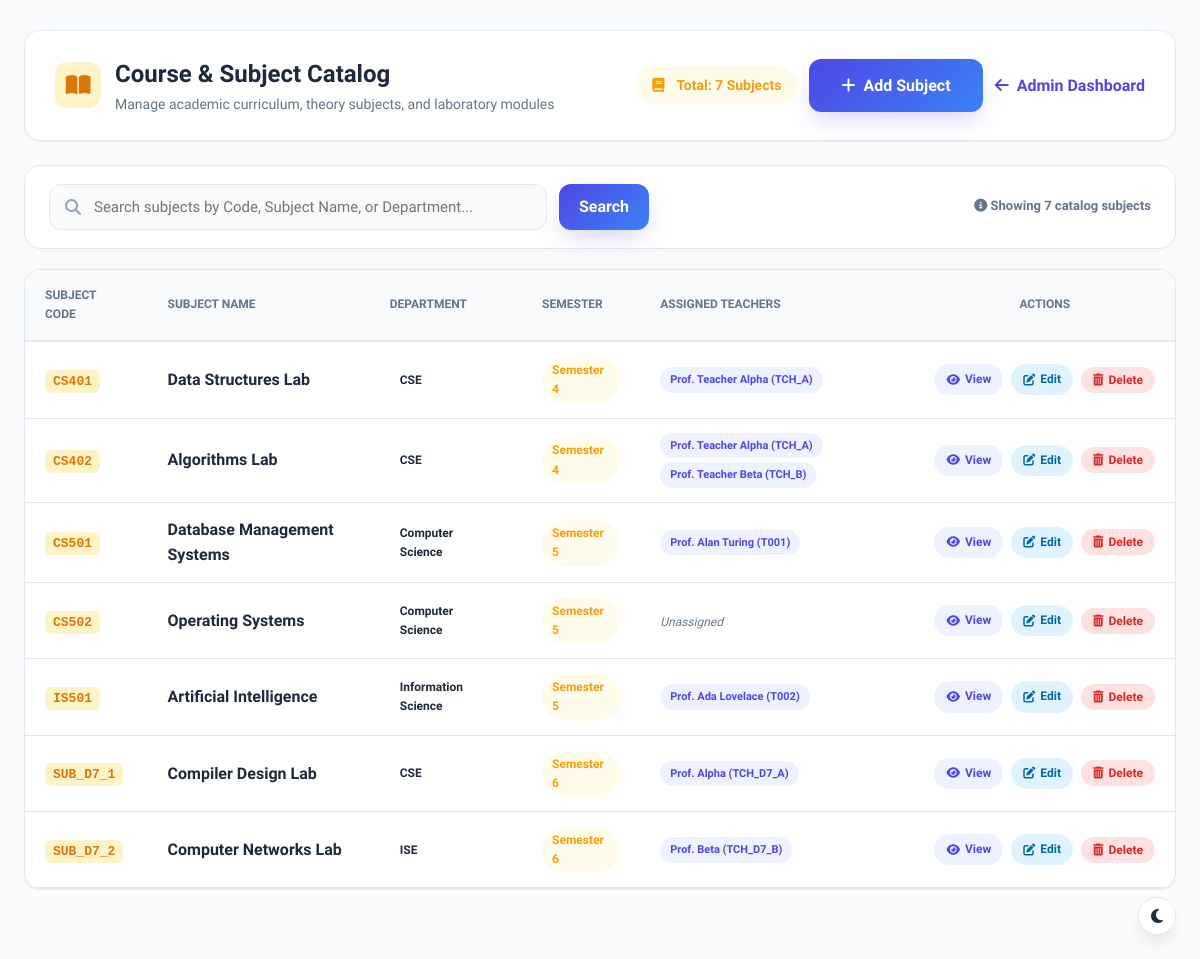
Before: /view_subjects (signed in) with the older database file.
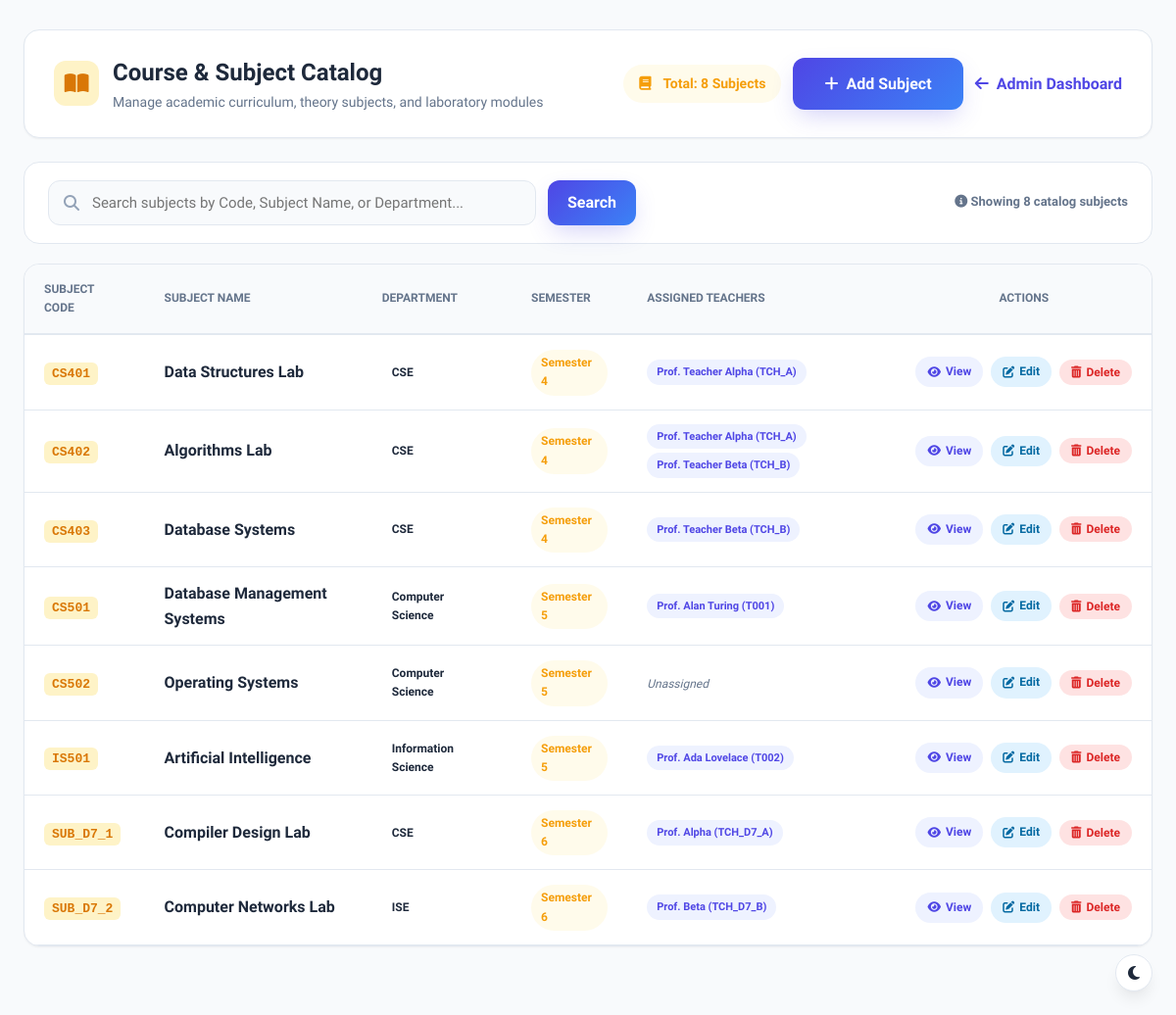
After: the same page with the newer database file.
### tables this page shows
CREATE TABLE "subjects" (id INTEGER PRIMARY KEY AUTOINCREMENT, subject_code TEXT UNIQUE NOT NULL, subject_name TEXT NOT NULL, department TEXT NOT NULL, semester INTEGER NOT NULL);

CREATE TABLE teachers(
        id INTEGER PRIMARY KEY AUTOINCREMENT,
        teacher_id TEXT UNIQUE NOT NULL,
        fullname TEXT NOT NULL,
        email TEXT UNIQUE NOT NULL,
        department TEXT NOT NULL
    );

### app.py (the view)
@app.route("/view_subjects")
@role_required("admin")
def view_subjects():
    search_query = request.args.get("search", "").strip()
    success = request.args.get("success")
    error = request.args.get("error")
    conn = get_db_connection()
    cursor = conn.cursor()
    if search_query:
        term = f"%{search_query}%"
        cursor.execute("""
            SELECT subject_code, subject_name, department, semester
            FROM subjects
            WHERE subject_code LIKE ? OR subject_name LIKE ? OR department LIKE ?
            ORDER BY subject_code ASC
        """, (term, term, term))
    else:
        cursor.execute("""
            SELECT subject_code, subject_name, department, semester
            FROM subjects
            ORDER BY subject_code ASC
        """)
    subjects_raw = cursor.fetchall()
    subjects_list = []
    for s in subjects_raw:
        cursor.execute("""
            SELECT teachers.teacher_id, teachers.fullname
            FROM teacher_subjects
            JOIN teachers ON teacher_subjects.teacher_id = teachers.teacher_id
            WHERE teacher_subjects.subject_id = ?
        """, (s["subject_code"],))
        mapped_teachers = cursor.fetchall()
        subjects_list.append({
            "subject_code": s["subject_code"],
            "subject_name": s["subject_name"],
            "department": s["department"],
            "semester": s["semester"],
            "teachers": mapped_teachers
        })
    conn.close()
    return render_template(
        "view_subjects.html",
        subjects=subjects_list,
        search_query=search_query,
        success=success,
        error=error
    )

### app.py (called while the page is built, shortened)
def role_required(*allowed_roles):
    def decorator(f):
        @wraps(f)
        def decorated_function(*args, **kwargs):
            if "user_id" not in session or "role" not in session:
                return redirect(url_for("login"))
            user_role = session.get("role")
            return f(*args, **kwargs)
        return decorated_function
    return decorator

### database.py (called while the page is built)
def get_db_connection():
    conn = sqlite3.connect("database.db")
    conn.execute("PRAGMA foreign_keys = ON;")
    conn.row_factory = sqlite3.Row
    return conn

### templates/view_subjects.html (shortened to what the changed rows need)
<!DOCTYPE html>
<html lang="en">
<head>
    <link rel="stylesheet" href="{{ url_for('static', filename='css/dashboard.css') }}">
    <link rel="stylesheet" href="{{ url_for('static', filename='css/style.css') }}">
    <link rel="stylesheet" href="https://cdnjs.cloudflare.com/ajax/libs/font-awesome/6.5.2/css/all.min.css">
</head>
<body style="background: var(--bg-main);">
    <div style="max-width: 1280px; margin: 30px auto; padding: 0 24px;">
        <div style="display: flex; justify-content: space-between; align-items: center; flex-wrap: wrap; gap: 20px; background: var(--card-bg); padding: 24px 30px; border-radius: var(--radius-lg); box-shadow: var(--shadow-sm); border: 1px solid var(--border); margin-bottom: 24px;">
            <div>
                <div style="display: flex; align-items: center; gap: 14px;">
                    <div>
                        <h1 style="font-size: 24px; font-weight: 800; color: var(--text-main); margin: 0;">Course & Subject Catalog</h1>
                    </div>
                </div>
            </div>
            <div style="display: flex; align-items: center; gap: 12px;">
                <span class="badge badge-warning" style="font-size: 14px; padding: 8px 16px;">
                    <i class="fas fa-book" style="margin-right: 6px;"></i> Total: {{ subjects|length }} Subjects
                </span>
                <a href="{{ url_for('add_subject') }}" class="btn btn-primary" style="display: inline-flex; align-items: center; gap: 8px; font-weight: 600;">
                    <i class="fas fa-plus"></i> Add Subject
                </a>
                <a href="{{ url_for('admin') }}" class="btn btn-outline" style="display: inline-flex; align-items: center; gap: 8px; font-weight: 600;">
                    <i class="fas fa-arrow-left"></i> Admin Dashboard
                </a>
            </div>
        </div>
        <div style="background: var(--card-bg); padding: 18px 24px; border-radius: var(--radius-lg); border: 1px solid var(--border); margin-bottom: 20px; display: flex; justify-content: space-between; align-items: center; flex-wrap: wrap; gap: 16px;">
            <span style="font-size: 13px; color: var(--text-muted); font-weight: 600;">
                <i class="fas fa-info-circle"></i> Showing <strong>{{ subjects|length }}</strong> catalog subjects
            </span>
        </div>
        <div class="table-card" style="background: var(--card-bg); border-radius: var(--radius-lg); border: 1px solid var(--border); overflow: hidden; box-shadow: var(--shadow-sm);">
            {% if subjects %}
            <div style="overflow-x: auto;">
                <table class="data-table" id="subjectsTable" style="width: 100%; border-collapse: collapse;">
                    <thead>
                        <tr style="background: var(--bg-main); border-bottom: 2px solid var(--border);">
                            <th style="padding: 16px 20px; text-align: left; font-size: 12px; font-weight: 700; color: var(--text-muted); text-transform: uppercase;">Subject Code</th>
                            <th style="padding: 16px 20px; text-align: left; font-size: 12px; font-weight: 700; color: var(--text-muted); text-transform: uppercase;">Subject Name</th>
                            <th style="padding: 16px 20px; text-align: left; font-size: 12px; font-weight: 700; color: var(--text-muted); text-transform: uppercase;">Department</th>
                            <th style="padding: 16px 20px; text-align: left; font-size: 12px; font-weight: 700; color: var(--text-muted); text-transform: uppercase;">Semester</th>
                            <th style="padding: 16px 20px; text-align: left; font-size: 12px; font-weight: 700; color: var(--text-muted); text-transform: uppercase;">Assigned Teachers</th>
                            <th style="padding: 16px 20px; text-align: center; font-size: 12px; font-weight: 700; color: var(--text-muted); text-transform: uppercase;">Actions</th>
                        </tr>
                    </thead>
                    <tbody>
                        {% for sub in subjects %}
                        <tr class="subject-row" style="border-bottom: 1px solid var(--border); transition: var(--transition);">
                            <td style="padding: 14px 20px;">
                                <span style="font-weight: 700; font-family: monospace; color: #d97706; background: #fef3c7; padding: 4px 8px; border-radius: 6px; font-size: 13px;">
                                    {{ sub.subject_code }}
                                </span>
                            </td>
                            <td style="padding: 14px 20px;">
                                <span style="font-weight: 600; color: var(--text-main);">{{ sub.subject_name }}</span>
                            </td>
                            <td style="padding: 14px 20px;">
                                <span class="badge badge-info">{{ sub.department }}</span>
                            </td>
                            <td style="padding: 14px 20px;">
                                <span class="badge badge-warning">Semester {{ sub.semester }}</span>
                            </td>
                            <td style="padding: 14px 20px;">
                                {% if sub.teachers %}
                                <div style="display: flex; flex-wrap: wrap; gap: 4px;">
                                    {% for tch in sub.teachers %}
                                    <span class="badge badge-primary" style="font-size: 11px;">
                                        {{ tch['fullname'] }} ({{ tch['teacher_id'] }})
                                    </span>
                                    {% endfor %}
                                </div>
                                {% else %}
                                <span style="font-size: 12px; color: var(--text-muted); font-style: italic;">Unassigned</span>
                                {% endif %}
                            </td>
                            <td style="padding: 14px 20px; text-align: center;">
                                <div style="display: inline-flex; align-items: center; gap: 8px;">
                                    <a href="{{ url_for('view_subject', subject_code=sub.subject_code) }}" class="badge badge-primary" style="text-decoration: none; padding: 6px 12px; font-size: 12px; display: inline-flex; align-items: center; gap: 5px;" title="View Subject Details">
                                        <i class="fas fa-eye"></i> View
                                    </a>
                                    <a href="{{ url_for('edit_subject', subject_code=sub.subject_code) }}" class="badge badge-info" style="text-decoration: none; padding: 6px 12px; font-size: 12px; display: inline-flex; align-items: center; gap: 5px; background: #e0f2fe; color: #0369a1;" title="Edit Subject">
                                        <i class="fas fa-edit"></i> Edit
                                    </a>
                                    <button
                                        type="button"
                                        class="badge badge-danger"
                                        style="border: none; cursor: pointer; padding: 6px 12px; font-size: 12px; display: inline-flex; align-items: center; gap: 5px; background: #fee2e2; color: #dc2626;"
                                        onclick="confirmDeleteSubject('{{ sub.subject_code }}', '{{ sub.subject_name }}')"
                                        title="Delete Subject">
                                        <i class="fas fa-trash-alt"></i> Delete
                                    </button>
                                </div>
                            </td>
                        </tr>
                        {% endfor %}
                    </tbody>
                </table>
            </div>
            {% endif %}
        </div>
    </div>
</body>
</html>

Changed rows visible on the page:
added subjects: subject_code "CS403", subject_name "Database Systems", department "CSE", semester "4", teachers (fullname "Prof. Teacher Beta", teacher_id "TCH_B")
Other visible differences:
{{ subjects|length }}: "7" → "8"
